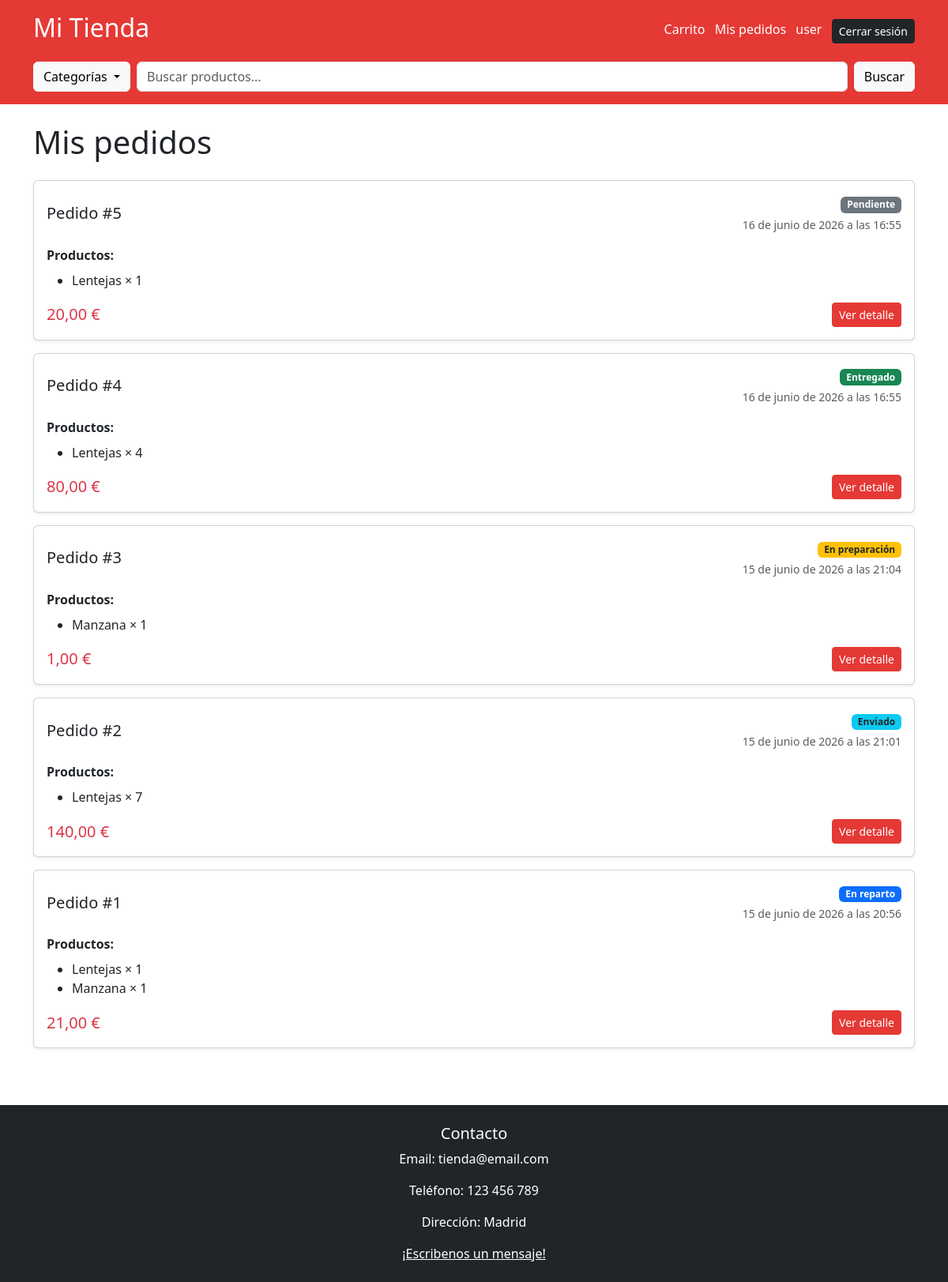
Page /orders/ (signed in) on the committed database.
### shop/models.py (models this page shows, shortened)
class Order(models.Model):
    STATUS_CHOICES = [
        ('pending', 'Pendiente'),
        ('preparing', 'En preparación'),
        ('shipped', 'Enviado'),
        ('out_for_delivery', 'En reparto'),
        ('delivered', 'Entregado'),
    ]
    status = models.CharField(
        max_length=20,
        choices=STATUS_CHOICES,
        default='pending'
    )
    user = models.ForeignKey(User, on_delete=models.CASCADE)
    created_at = models.DateTimeField(auto_now_add=True)
    @property
    def total(self):
        return sum(item.product.price * item.quantity for item in self.orderitem_set.all())

class OrderItem(models.Model):
    order = models.ForeignKey(Order, on_delete=models.CASCADE)
    product = models.ForeignKey(Product, on_delete=models.CASCADE)
    quantity = models.IntegerField()

class Product(models.Model):
    name = models.CharField(max_length=200)
    description = models.TextField()
    price = models.DecimalField(max_digits=6, decimal_places=2)
    image = models.ImageField(upload_to='products/', blank=True, null=True)
    stock = models.PositiveIntegerField(default=0)
    category = models.ForeignKey(Category, on_delete=models.CASCADE)

### shop/views.py (the view)
# urls.py: path('orders/', views.order_history, name='order_history'),
@login_required
def order_history(request):
    orders = Order.objects.filter(user=request.user).order_by('-id')
    return render(request, 'shop/order_history.html', {
        'orders': orders
    })

### shop/context_processors.py (called while the page is built)
def categories_processor(request):
    return {
        'categories': Category.objects.all()
    }

### shop/templates/shop/order_history.html (shortened to what this page needs)
{% extends 'base.html' %}
{% block content %}
<h1 class="mb-4">Mis pedidos</h1>
{% if orders %}
<div class="row g-3">
    {% for order in orders %}
    <div class="col-12">
        <div class="card shadow-sm">
            <div class="card-body">
                <div class="d-flex justify-content-between align-items-center mb-3">
                    <h5 class="mb-0">Pedido #{{ order.id }}</h5>
                    <div class="text-end">
                        <span class="badge mb-1
                            {% if order.status == 'pending' %}bg-secondary
                            {% elif order.status == 'preparing' %}bg-warning text-dark
                            {% elif order.status == 'shipped' %}bg-info text-dark
                            {% elif order.status == 'out_for_delivery' %}bg-primary
                            {% elif order.status == 'delivered' %}bg-success
                            {% endif %}
                        ">
                            {{ order.get_status_display }}
                        </span>
                        <div class="text-muted small">
                            {{ order.created_at }}
                        </div>
                    </div>
                </div>
                <div class="mb-3">
                    <strong>Productos:</strong>
                    <ul class="mb-0 mt-2">
                        {% for item in order.orderitem_set.all %}
                            <li>
                                {{ item.product.name }} × {{ item.quantity }}
                            </li>
                        {% endfor %}
                    </ul>
                </div>
                <div class="d-flex justify-content-between align-items-center">
                    <h5 class="text-danger mb-0">
                        {{ order.total }} €
                    </h5>
                    <a href="{% url 'order_detail' order.id %}" class="btn btn-primary btn-sm">
                        Ver detalle
                    </a>
                </div>
            </div>
        </div>
    </div>
    {% endfor %}
</div>
{% else %}
<p class="text-muted">No has realizado ningún pedido aún.</p>
{% endif %}
{% endblock %}

### templates/base.html (shortened to what this page needs)
<!DOCTYPE html>
<html lang="es">
<head>
    <link href="https://cdn.jsdelivr.net/npm/bootstrap@5.3.0/dist/css/bootstrap.min.css" rel="stylesheet">
</head>
<body class="d-flex flex-column min-vh-100">
    <header class="p-3">
        <div class="container">
            <div class="d-flex justify-content-between align-items-center flex-wrap">
                <h2>
                    <a href="{% url 'product_list' %}">Mi Tienda</a>
                </h2>
                 <div>
                    <a class="me-2" href="{% url 'view_cart' %}">Carrito</a>
                    <a class="me-2" href="{% url 'order_history' %}">Mis pedidos</a>
                    {% if user.is_authenticated %}
                        <a class="me-2" href="{% url 'profile' %}"> {{ user.username }}</a>
                        <form method="post" action="{% url 'logout' %}" class="d-inline">
                            <button class="btn btn-dark btn-sm" type="submit">Cerrar sesión</button>
                        </form>
                    {% else %}
                        <a class="me-2" href="{% url 'login' %}">Iniciar sesión</a>
                        <a class="btn btn-dark btn-sm" href="{% url 'register' %}">Registro</a>
                    {% endif %}
                 </div>
            </div>
            <div class="d-flex align-items-center mt-3">
                <div class="dropdown me-2">
                    <button class="btn btn-light dropdown-toggle" type="button" data-bs-toggle="dropdown">
                        Categorías
                    </button>
                </div>
                <form method="GET" action="{% url 'search_products' %}" class="d-flex flex-grow-1">
                    <input class="form-control me-2" type="text" name="q" placeholder="Buscar productos...">
                    <button class="btn btn-light" type="submit">Buscar</button>
                </form>
            </div>
        </div>
    </header>
     <main class="container my-4 flex-grow-1 pb-5" style="min-height: 60vh;">
        {% block content %}
        {% endblock %}
     </main>
    <footer class="bg-dark text-white text-center p-4">
        <h5>Contacto</h5>
        <p>Email: tienda@email.com</p>
        <p>Teléfono: 123 456 789</p>
        <p>Dirección: Madrid</p>
        <a href="{% url 'contact' %}" class="text-white">¡Escribenos un mensaje!</a>
    </footer>
</body>
</html>

### templates/base.html (style rules this page uses)
.btn-primary { background-color: #e53935; border-color: #e53935; }
header { background-color: #e53935; }
header a { color: white; text-decoration: none; }

### rows in the picture
Order: id "5", status "Pendiente", created_at "16 de junio de 2026 a las 16:55", total "20,00"
OrderItem: product.name "Lentejas", quantity "1"
Order: id "4", status "Entregado", created_at "16 de junio de 2026 a las 16:55", total "80,00"
OrderItem: product.name "Lentejas", quantity "4"
Order: id "3", status "En preparación", created_at "15 de junio de 2026 a las 21:04", total "1,00"
OrderItem: product.name "Manzana", quantity "1"
Order: id "2", status "Enviado", created_at "15 de junio de 2026 a las 21:01", total "140,00"
OrderItem: product.name "Lentejas", quantity "7"
Order: id "1", status "En reparto", created_at "15 de junio de 2026 a las 20:56", total "21,00"
OrderItem: product.name "Lentejas", quantity "1"
OrderItem: product.name "Manzana", quantity "1"

### other values in the picture
{{ user.username }} "user"
